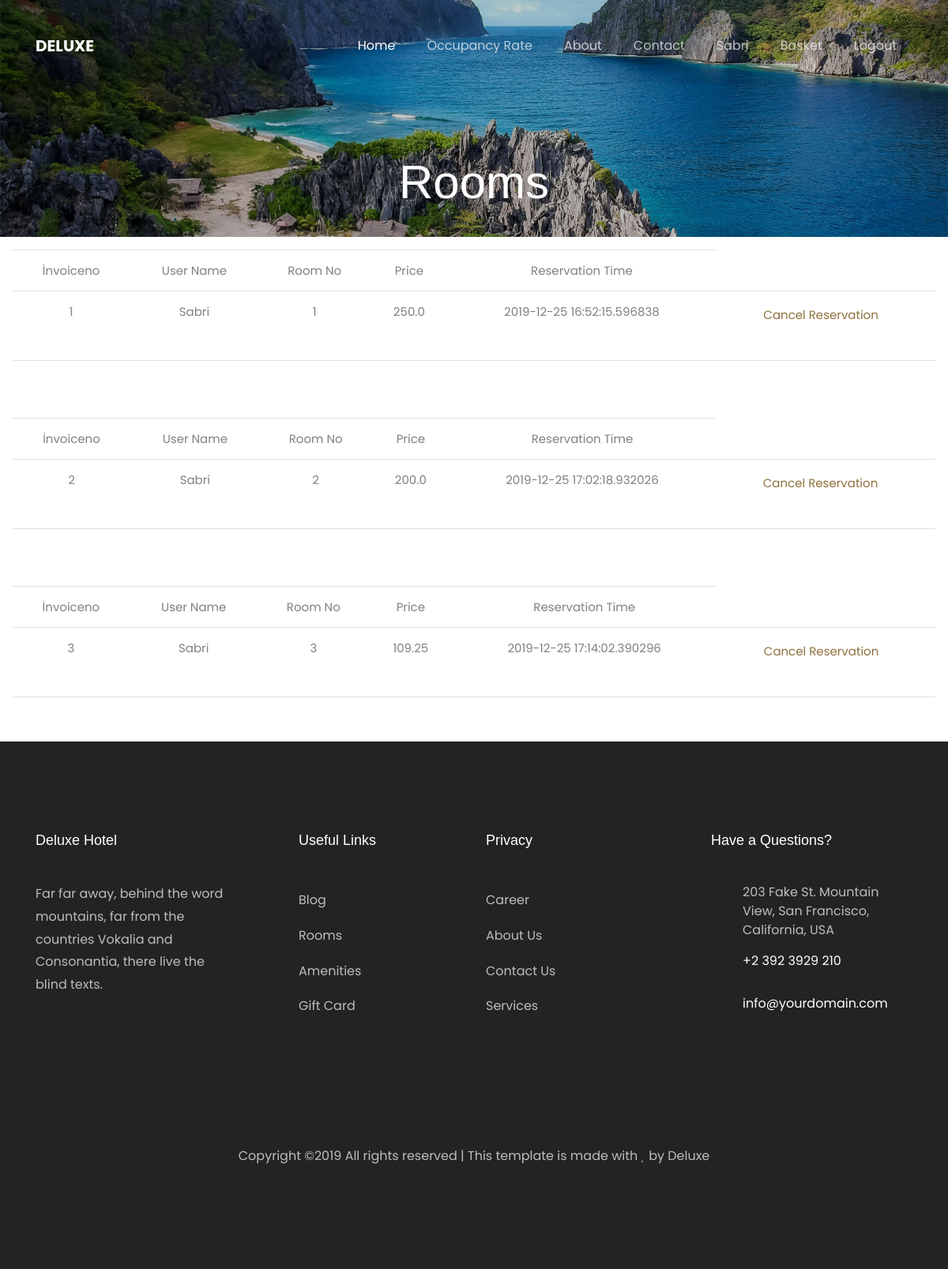
The app's page /reservations (signed in) with its own data.
### app.py (models this page shows)
class User(UserMixin,db.Model):
    id = db.Column(db.Integer,primary_key=True)
    username = db.Column(db.String(),unique=True)
    email = db.Column(db.String())
    password = db.Column(db.String())
    reservations= db.relationship('Reservation',backref='user')
    bonus = db.Column(db.Integer)

class Reservation(db.Model):
    invoiceno=db.Column(db.Integer,primary_key=True)
    time=db.Column(db.DateTime,index=True,default=datetime.now())
    totalamount=db.Column(db.Float)
    userid=db.Column(db.Integer,db.ForeignKey('user.id',ondelete='CASCADE'))
    roomno=db.Column(db.Integer,db.ForeignKey('room.roomno',ondelete='CASCADE'))

### app.py (the view)
@app.route('/reservations')
@login_required
def reservations():
    result=db.session.query(Reservation).filter(Reservation.userid==current_user.id).all()
    return render_template('info.html',result=result)

### app.py (called while the page is built)
@login_manager.user_loader
def load_user(user_id):
    return User.query.get(int(user_id))

### templates/info.html
{% extends "layout.html" %}
{% block content %}
<div class="hero-wrap" style="background-image: url('{{url_for('static',filename='images/bg_1.jpg')}}');">
      <div class="overlay"></div>
      <div class="container">
        <div class="row no-gutters slider-text d-flex align-itemd-end justify-content-center">
          <div class="col-md-9 ftco-animate text-center d-flex align-items-end justify-content-center">
          	<div class="text">
	            <h1 class="mb-4 bread">Rooms</h1>
            </div>
          </div>
        </div>
      </div>
    </div>
    {% for i in result %}
    <div class="text p-3 text-center">
    <table class="table">
      <tr>
        <td> İnvoiceno</td>
        <td> User Name</td>
        <td> Room No</td>
        <td> Price</td>
        <td> Reservation Time</td>
      </tr>
      <tr>
        <td>{{i.invoiceno}}</td>
        <td>{{current_user.username}}</td>
        <td>{{i.roomno}}</td>
        <td>{{i.totalamount}}</td>
        <td>{{i.time}}</td>
        <td><p class="pt-1"><a class="btn-custom"
          href="{{url_for('delres',invoiceno=i.invoiceno,roomno=i.roomno)}}">Cancel Reservation<span
            class="icon-long-arrow-right"></span></a></p></td>
      </tr>
    </table>
    <table class="table">
      <tr>
        <td>
        </td>
      </tr>
    </table>
      </div>
    {% endfor %}
{% endblock content %}

### templates/layout.html (shortened to what this page needs)
<!DOCTYPE html>
<html lang="en">
  <head>
    <link rel="stylesheet" href="https://cdnjs.cloudflare.com/ajax/libs/font-awesome/5.11.2/css/all.css">
    <link rel="stylesheet" href="{{url_for('static', filename='css/open-iconic-bootstrap.min.css')}}">
    <link rel="stylesheet" href="{{url_for('static', filename='css/animate.css')}}">
    <link rel="stylesheet" href="{{url_for('static', filename='css/owl.carousel.min.css')}}">
    <link rel="stylesheet" href="{{url_for('static', filename='css/owl.theme.default.min.css')}}">
    <link rel="stylesheet" href="{{url_for('static', filename='css/magnific-popup.css')}}" >
    <link rel="stylesheet" href="{{url_for('static', filename='css/aos.css')}}">
    <link rel="stylesheet" href="{{url_for('static', filename='css/ionicons.min.css')}}">
    <link rel="stylesheet" href="{{url_for('static', filename='css/bootstrap-datepicker.css')}}">
    <link rel="stylesheet" href="{{url_for('static', filename='css/jquery.timepicker.css')}}">
    <link rel="stylesheet" href="{{url_for('static', filename='css/flaticon.css')}}">
    <link rel="stylesheet" href="{{url_for('static', filename='css/icomoon.css')}}">
    <link rel="stylesheet" href="{{url_for('static', filename='css/style.css')}}">
  </head>
  <body>
    <nav class="navbar navbar-expand-lg navbar-dark ftco_navbar bg-dark ftco-navbar-light" id="ftco-navbar">
	    <div class="container">
	      <a class="navbar-brand" href="/">Deluxe</a>
	      <div class="collapse navbar-collapse" id="ftco-nav">
	        <ul class="navbar-nav ml-auto">
            <li class="nav-item active"><a href="/" class="nav-link">Home</a></li>
            <li class="nav-item">
              <a href="/rate" class="nav-link">Occupancy Rate</a></li>
	          <li class="nav-item"><a href="about" class="nav-link">About</a></li>
	          <li class="nav-item"><a href="contact" class="nav-link">Contact</a></li>
            {% if current_user.is_authenticated %}
              <li class="nav-item">
                {% if current_user.username=="Admin" %}
                <a class="nav-link" href="/adminlist">{{current_user.username}}</a>
                {% else %}
                <a class="nav-link" href="/reservations">{{current_user.username}}</a>
                {% endif %}
              </li>
              <li class="nav-item">
                <a class="nav-link" href="/listbasket">Basket</a>
              </li>
              <li class="nav-item">
                <a class="nav-link" href="/logout">Logout</a>
              </li>
              {% else %}
              <li class="nav-item"><a class="nav-link" href="/login">Login</a></li>
              <li class="nav-item"><a class="nav-link" href="/register">Register</a></li>
            {% endif %}
	        </ul>
	      </div>
	    </div>
	  </nav>
{% block content %}
{% endblock %}
    <footer class="ftco-footer ftco-bg-dark ftco-section">
      <div class="container">
        <div class="row mb-5">
          <div class="col-md">
            <div class="ftco-footer-widget mb-4">
              <h2 class="ftco-heading-2">Deluxe Hotel</h2>
              <p>Far far away, behind the word mountains, far from the countries Vokalia and Consonantia, there live the blind texts.</p>
              <ul class="ftco-footer-social list-unstyled float-md-left float-lft mt-5">
              </ul>
            </div>
          </div>
          <div class="col-md">
            <div class="ftco-footer-widget mb-4 ml-md-5">
              <h2 class="ftco-heading-2">Useful Links</h2>
              <ul class="list-unstyled">
                <li><a href="#" class="py-2 d-block">Blog</a></li>
                <li><a href="#" class="py-2 d-block">Rooms</a></li>
                <li><a href="#" class="py-2 d-block">Amenities</a></li>
                <li><a href="#" class="py-2 d-block">Gift Card</a></li>
              </ul>
            </div>
          </div>
          <div class="col-md">
             <div class="ftco-footer-widget mb-4">
              <h2 class="ftco-heading-2">Privacy</h2>
              <ul class="list-unstyled">
                <li><a href="#" class="py-2 d-block">Career</a></li>
                <li><a href="#" class="py-2 d-block">About Us</a></li>
                <li><a href="#" class="py-2 d-block">Contact Us</a></li>
                <li><a href="#" class="py-2 d-block">Services</a></li>
              </ul>
            </div>
          </div>
          <div class="col-md">
            <div class="ftco-footer-widget mb-4">
            	<h2 class="ftco-heading-2">Have a Questions?</h2>
            	<div class="block-23 mb-3">
	              <ul>
	                <li><span class="icon icon-map-marker"></span><span class="text">203 Fake St. Mountain View, San Francisco, California, USA</span></li>
	                <li><a href="#"><span class="icon icon-phone"></span><span class="text">+2 392 3929 210</span></a></li>
	                <li><a href="#"><span class="icon icon-envelope"></span><span class="text">info@yourdomain.com</span></a></li>
	              </ul>
	            </div>
            </div>
          </div>
        </div>
        <div class="row">
          <div class="col-md-12 text-center">
            <p>
  Copyright &copy;<script>document.write(new Date().getFullYear());</script> All rights reserved | This template is made with <i class="icon-heart color-danger" aria-hidden="true"></i> by Deluxe
  </p>
          </div>
        </div>
      </div>
    </footer>
  </body>
</html>

### static/css/icomoon.css (style rules this page uses)
[class^="icon-"], [class*=" icon-"] { font-family: 'icomoon' !important; speak: none; font-style: normal; font-weight: normal; font-variant: normal; text-transform: none; line-height: 1; -webkit-font-smoothing: antialiased; -moz-osx-font-smoothing: grayscale; }
.icon-heart:before { content: "\f004"; }
.icon-map-marker:before { content: "\f041"; }
.icon-phone:before { content: "\f095"; }
.icon-envelope:before { content: "\f0e0"; }
.icon-long-arrow-right:before { content: "\f178"; }

### records on screen
User: username "Sabri"
Reservation: invoiceno "1", roomno "1", totalamount "250.0", time "2019-12-25 16:52:15.596838"
Reservation: invoiceno "2", roomno "2", totalamount "200.0", time "2019-12-25 17:02:18.932026"
Reservation: invoiceno "3", roomno "3", totalamount "109.25", time "2019-12-25 17:14:02.390296"
